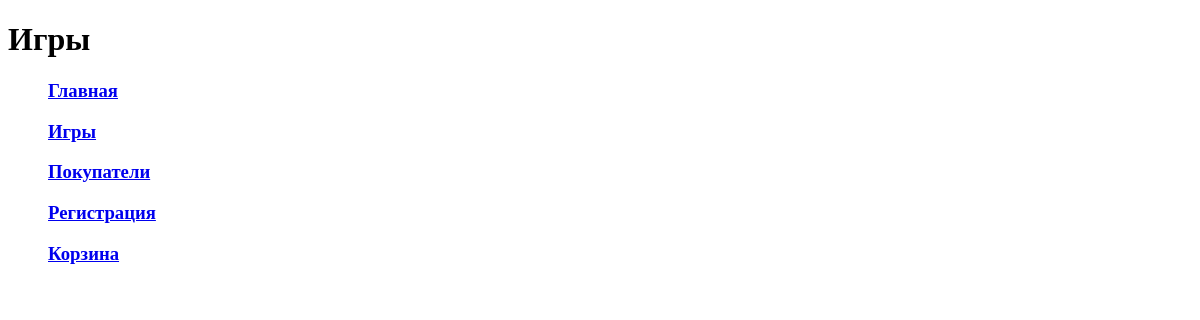
The page /games/ on the database as committed earlier.
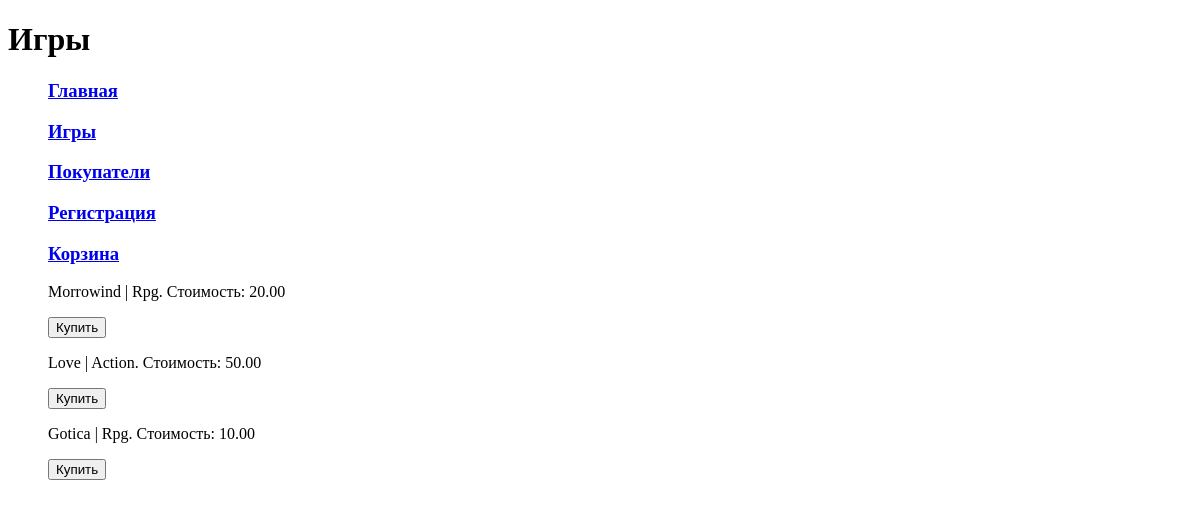
The same page on the database as committed later.
### task1/models.py (models this page shows)
class Game(models.Model):
    objects = models
    title = models.CharField(max_length=200)
    cost = models.DecimalField(max_digits=6, decimal_places=2)
    size = models.DecimalField(max_digits=6, decimal_places=2)
    description = models.TextField()
    age_limited = models.BooleanField(1)
    buyer = models.ManyToManyField(Buyer, related_name='games')
    DecimalField = models.FloatField()
    BooleanField = models.BooleanField(1)
    def __str__(self):
        return self.title

### task1/views.py (the view)
# urls.py: path('games/', task3_3),
def task3_3(request):
    Games = Game.objects.all()
    context = {
        'Games': Games,
    }
    return render(request, 'games.html', context)

### templates/fourth_task/games.html (shortened to what this page needs)
<!DOCTYPE html>
<html lang="en">
<head>
{% extends 'menu.html' %}
    {% block pagename %}
        <h1>Игры</h1>
    {% endblock %}
    {% block menu %}
        {{ block.super }}
    {% endblock %}
    {% block content %}
        <ul>
            {% for game in Games %}
            <p>{{ game | title }} | {{ game.description | title }}. Cтоимость: {{ game.cost | title }}</p>
            <button> Купить </button>
            {% endfor %}
        </ul>
    {% endblock %}

### templates/fourth_task/Menu.html (shortened to what this page needs)
<!DOCTYPE html>
<html lang="en">
<head>
    {% load static %}
</head>
<body>
    <pagename>
        {% block pagename %}{% endblock %}
    </pagename>
    <menu>
        {% block menu %}
        <a href="/platform"><h3>Главная</h3><a>
        <a href="/games"><h3>Игры</h3><a>
        <a href="/services"><h3>Покупатели</h3><a>
        <a href="/reg"><h3>Регистрация</h3><a>
        <a href="/cart"><h3>Корзина</h3><a>
        {% endblock %}
    </menu>
    <content>
        {% block content %}
        {% endblock %}
    </content>
</body>
</html>

Rows that differ between the two databases and show on the page:
added Game: title "Morrowind", description "Rpg", cost "20.00"
added Game: title "Love", description "Action", cost "50.00"
added Game: title "Gotica", description "Rpg", cost "10.00"
